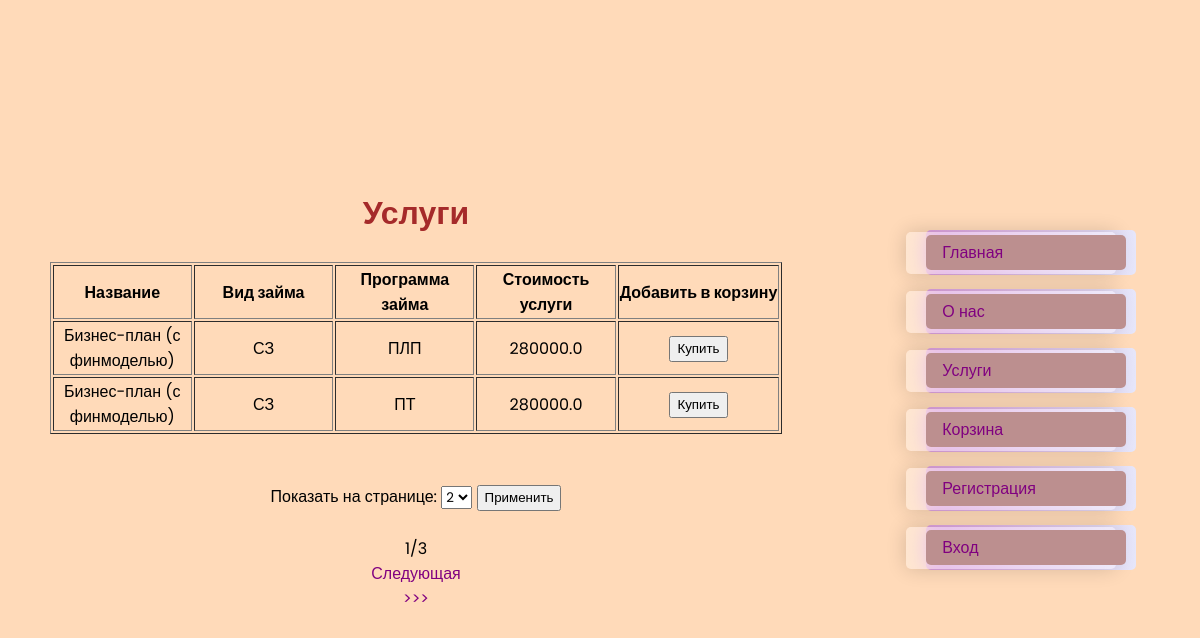
/services/, run on an earlier commit of the app's database.
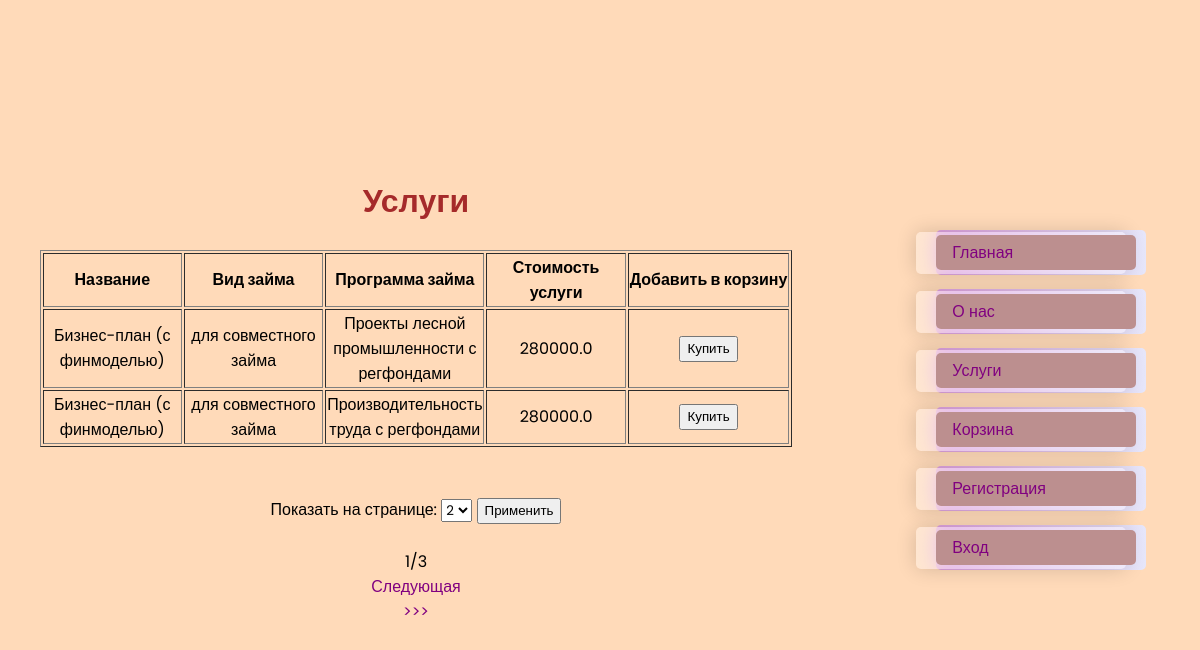
And on a later commit of the database.
### financial_analyst/models.py (models this page shows, shortened)
class Service(models.Model):
    TYPES_CHOICES = [
        ('для регионального займа', 'для регионального займа'),
        ('для совместного займа', 'для совместного займа'),
    ]
    PROGRAMS_CHOICES = [
        ('Проекты развития с регфондами', 'Проекты развития с регфондами'),
        ('Комплектующие изделия с регфондами', 'Комплектующие изделия с регфондами'),
        ('Производительность труда с регфондами', 'Производительность труда с регфондами'),
        ('Проекты лесной промышленности с регфондами', 'Проекты лесной промышленности с регфондами'),
        ('Региональные проекты развития', 'Региональные проекты развития'),
    ]
    title = models.CharField(max_length=50, verbose_name='Услуга')
    type = models.CharField(max_length=70, choices=TYPES_CHOICES, verbose_name='Вид займа')
    program = models.CharField(max_length=70, choices=PROGRAMS_CHOICES, verbose_name='Программа займа')
    cost = models.DecimalField(max_digits=9, decimal_places=1, verbose_name='Цена услуги')
    buyer = models.ManyToManyField(Buyer, related_name='Service', verbose_name='Покупатели')
    class Meta:
        verbose_name = 'Услуга'
        verbose_name_plural = 'Услуги'

### financial_analyst/views.py (the view)
# urls.py: path('services/', services),
def services(request):
    all_services = Service.objects.all().order_by('-id')
    per_page = request.GET.get('per_page', 2)
    paginator = Paginator(all_services, per_page)
    page_number = request.GET.get('page')
    try:
        page_obj = paginator.get_page(page_number)
    except PageNotAnInteger:
        page_obj = paginator.page(1)
    except EmptyPage:
        page_obj = paginator.page(paginator.num_pages)
    context = {
        'page_obj': page_obj,
        'per_page': per_page,
        'all_services': all_services,
    }
    return render(request, 'services.html', context)

### templates/services.html (shortened to what this page needs)
<!DOCTYPE html>
<html lang="en">
{% extends 'base_for.html' %}
        {% block content %}
        <h1>Услуги</h1>
        <br>
        <table border="1">
            <tr>
                <th>Название</th>
                <th>Вид займа</th>
                <th>Программа займа</th>
                <th>Стоимость услуги</th>
                <th>Добавить в корзину</th>
            </tr>
            {% for item in page_obj %}
            <tr>
                <td style="width: 139.25px; text-align: center; height: 44px;">{{ item.title }}</td>
                <td style="width: 139.25px; text-align: center; height: 44px;">{{ item.type }}</td>
                <td style="width: 139.25px; text-align: center; height: 44px;">{{ item.program }}</td>
                <td style="width: 139.25px; text-align: center; height: 44px;">{{ item.cost }}</td>
                <td style="text-align: center;"> <button>Купить</button></td>
            </tr>
            {% empty %}
                <p>Нет услуг</p>
            {% endfor %}
        </table>
        <br>
        <br>
        <div class="pagination">
            <form method="get">
                <label for="per_page">Показать на странице:</label>
                <select id="per_page" name="per_page" >
                    <option value="2">2</option>
                </select>
                <button type="submit" class="paginator_bt">Применить</button>
            </form>
            <br>{{ page_obj.number }}/{{ page_obj.paginator.num_pages }}
            {% if page_obj.has_next %}
                <br><a href="?page={{ page_obj.next_page_number }}" style="text-decoration: none; ">Следующая</a>
                <br><a href="?page={{ page_obj.paginator.num_pages }}" style="text-decoration: none; ">>>></a>
            {% endif %}
        </div>
        {% endblock %}
        {% block menu %}
        {{ block.super }}
        {% endblock %}

### templates/base_for.html (shortened to what this page needs)
<!DOCTYPE html>
{% load static %}
<html lang="en">
<head>
    <link rel="stylesheet" href="{% static 'style2.css' %}">
</head>
<body>
    <content>
        {% block content %}{% endblock %}
    </content>
    <menu>
        {% block menu %}
        {% include 'main_page.html' %}
        {% endblock %}
    </menu>
</body>
</html>

### templates/main_page.html (shortened to what this page needs)
<!DOCTYPE html>
{% load static %}
<html lang="en">
    <head>
        <link rel="stylesheet" href="{% static 'style1.css' %}">
    </head>
    <body>
        <menu>
            <div class="container">
                <ul>
                    <li><a href="http://127.0.0.1:8000/" style="text-decoration: none; ">Главная</a></li>
                    <li><a href="http://127.0.0.1:8000/about_us" style="text-decoration: none; ">О нас</a></li>
                    <li><a href="http://127.0.0.1:8000/services" style="text-decoration: none; ">Услуги</a></li>
                    <li><a href="http://127.0.0.1:8000/cart" style="text-decoration: none; ">Корзина</a></li>
                    <li><a href="http://127.0.0.1:8000/register" style="text-decoration: none; ">Регистрация</a></li>
                    <li><a href="http://127.0.0.1:8000/login" style="text-decoration: none; ">Вход</a></li>
                </ul>
            </div>
        </menu>
    </body>
</html>

### static/style2.css (style rules this page uses)
* { font-family: "Poppins", sans-serif; }
body { background-color: #FFDAB9; text-align: center; font-size: 100% }
h1 { color: #A52A2A; }

### static/style1.css (style rules this page uses)
* { margin:0; box-sizing: border-box; font-family: "Poppins", sans-serif; }
body { background-color: #FFDAB9; display: flex; justify-content: center; align-items: center; height: 100vh; }
ul li { width: 200px; height: 35px; display: flex; align-items: center; margin: 1.5em; cursor: pointer; padding: 1em; background: #BC8F8F; position: relative; color: white; border-radius: 5px; }
ul li::before, ul li::after { content: ""; position: absolute; z-index: -1; border-radius: 5px; width: 105%; transition: all 0.4s; }
ul li::before { left: 0%; height: 130%; background: linear-gradient(to right, #DDA0DD, #E6E6FA); }
ul li::after { left: -10%; height: 120%; background: #ffffff56; backdrop-filter: blur(10px); box-shadow: 0 0 20px rgba(0, 0, 0, 0.164); }

### templates/main_page.html (style rules this page uses)
a:link { color: #800080 }

What changed in the data, as far as the page shows it:
changed Service: type "СЗ" → "для совместного займа"; program "ПЛП" → "Проекты лесной промышленности с регфондами"
changed Service: type "СЗ" → "для совместного займа"; program "ПТ" → "Производительность труда с регфондами"
